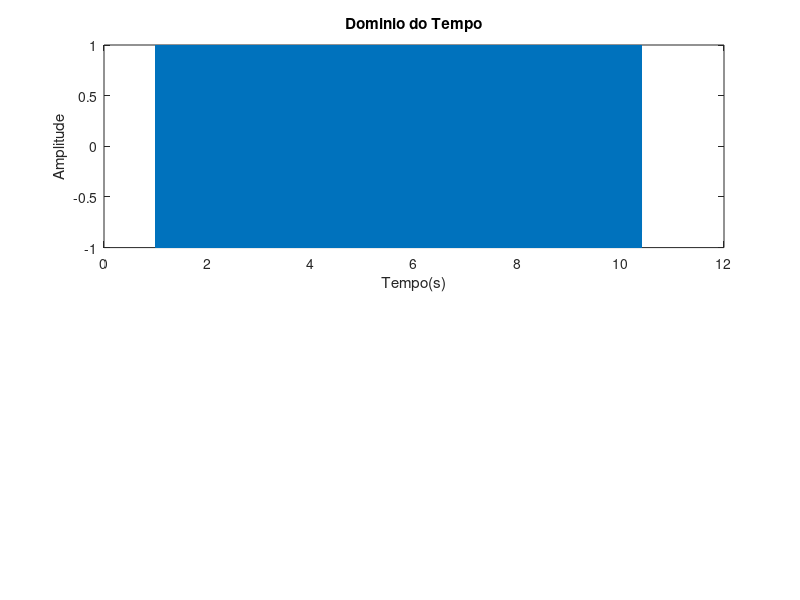

Write MATLAB code to recreate this figure.
clear;
fs = 8000;
Ts = 1/fs;
metronomo = 150;

minima = (2*60)/metronomo;
seminima = (1*60)/metronomo;
colcheia = (0.5*60)/metronomo;
semicolcheia = ((1/4) * 60) / metronomo;
minimaponto = ((2+(2/2)) * 60) / metronomo;
pausa_sm = sin(2*pi*0*(0:Ts:seminima));

%notas 5 de semicolcheia
G5_sc = sin(2*pi*784*(0:Ts:semicolcheia));
F5_sc = sin(2*pi*698.5*(0:Ts:semicolcheia));
A5_sc = sin(2*pi*880*(0:Ts:semicolcheia));
B5_sc = sin(2*pi*987.8*(0:Ts:semicolcheia));

%notas 6 de semicolcheia
G6_sc = sin(2*pi*1568*(0:Ts:semicolcheia));
D6_sc = sin(2*pi*1175*(0:Ts:semicolcheia));
C6_sc = sin(2*pi*1047*(0:Ts:semicolcheia));
E6_sc = sin(2*pi*1319*(0:Ts:semicolcheia));

%notas 5 de minima
F5_m = sin(2*pi*698.5*(0:Ts:minima));

%notas 5 de seminima
G5_sm = sin(2*pi*784*(0:Ts:seminima));
A5_sm = sin(2*pi*880*(0:Ts:seminima));
B5_sm = sin(2*pi*987.8*(0:Ts:seminima));
F5_sm = sin(2*pi*698.5*(0:Ts:seminima));

%notas 6 de seminima
D6_sm = sin(2*pi*1175*(0:Ts:seminima));

%notas 5 de colcheia
A5_c = sin(2*pi*987.8*(0:Ts:colcheia));
F5_c = sin(2*pi*698.5*(0:Ts:colcheia));
G5_c = sin(2*pi*784*(0:Ts:colcheia));
C5_c = sin(2*pi*523.3*(0:Ts:colcheia));

%notas 6 de colcheia
C6_c = sin(2*pi*1047*(0:Ts:colcheia));
E6_c = sin(2*pi*1319*(0:Ts:colcheia));

%notas pontuadas
G5_p = sin(2*pi*784*(0:Ts:minimaponto));

compasso1 = [ A5_sc, F5_sc, A5_sc, F5_sc, B5_sc, G5_sc, B5_sc, G5_sc, C6_sc, A5_sc, C6_sc, A5_sc, D6_sc, B5_sc, D6_sc, B5_sc];
nota2     = [ E6_sc, C6_sc, E6_sc, C6_sc];
parte1    = [ compasso1, nota2, nota2, nota2, nota2, nota2, nota2, E6_sc];

compasso2 = [ C6_c, A5_sm, C6_c, B5_sm, C6_c, B5_sm, G5_p ];
compasso3 = [ G5_c, E6_c, D6_sm, C6_c, B5_sm, C6_c, B5_sm, G5_c];
compasso4 = [ A5_c, A5_c, F5_sm, A5_c, G5_sm, A5_c, G5_sm, C5_c ];

%song = [compasso1, compasso2, compasso3, compasso2,  compasso4, compasso2, compasso3, compasso2, compasso4 ]; %parte1;
song = [compasso2, compasso3,compasso2, compasso4];
sound(song);

t = linspace(1, length(song)/fs, length(song));

%plota o gráfico no dominio do tempo
subplot(211);
plot (t, song);
xlabel('Tempo(s)');
ylabel('Amplitude');
title('Dominio do Tempo');
